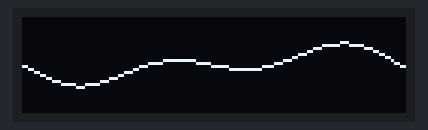
A program run on a simulated Raspberry Pi Pico running MicroPython. Parts: 128×32 one-colour display. Library files of the repository ran but are not shown: ssd1306.py.

Above: at 0.04 s.
At 2.32 s:
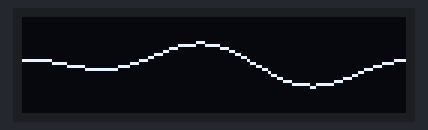
At 4.75 s:
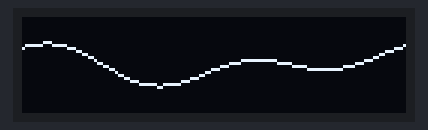
At 9.45 s:
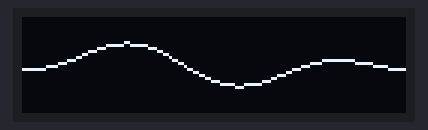
At 14.16 s:
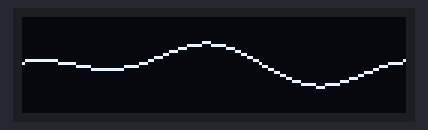
At 19.01 s:
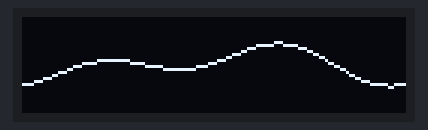

The program:

plasma.py
```python
import time, math
from machine import Pin, I2C
import ssd1306

# Setup I2C and OLED (128×32)
i2c = I2C(0, scl=Pin(1), sda=Pin(0))
oled = ssd1306.SSD1306_I2C(128, 32, i2c)

width, height = 128, 32
phase = 0

while True:
    oled.fill(0)
    for x in range(width):
        # Combine two sine waves for a more complex pattern
        y = int((math.sin((x + phase) * 0.1) + math.sin((x + phase) * 0.05)) * 4 + height // 2)
        oled.pixel(x, y, 1)
    oled.show()
    phase += 1
    time.sleep(0.03)
```

Measured:
- by itself, everything shown: repeats every 17.9 s, in 377 steps
